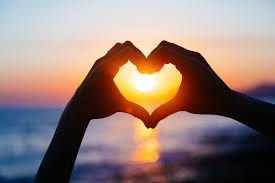
#> input picture Unidade 09/teste.png, 275 x 183 px
$ jupyter execute --allow-errors ls.ipynb
#> lines starting #> are read from the running program, lines starting #| are printed output that depends on the picture
## **Lista de Exercícios**

[cell 1]
import numpy as np

1- Crie um array de 1D com 10 elementos inteiros.

[cell 2]
arrayQuestao1 = np.array([1, 2, 3, 4, 5, 6, 7, 8, 9, 10])
print(arrayQuestao1)
print(arrayQuestao1.dtype)
print(arrayQuestao1.shape)

2- Crie um array de 2D (3x3) com números inteiros aleatórios.

[cell 3]
arrayQuestao2 = np.array([[1, 2, 3], [4, 5, 6], [7, 8, 9]])
print(arrayQuestao2)
print(arrayQuestao1.dtype)
print(arrayQuestao1.shape)

3- Crie um array de 3D (2x2x3) preenchido com zeros.

[cell 4]
arrayQuestao3 = np.zeros((2, 2, 3))
print(arrayQuestao3)
print(arrayQuestao1.dtype)
print(arrayQuestao1.shape)

4- Ache o valor máximo, mínimo e a soma de todos os elementos de um array 2D.

[cell 5]
arrayQuestao4 = np.array([[1, 2, 3], [4, 5, 6], [7, 8, 9]])
print(arrayQuestao4.max())
print(arrayQuestao4.min())
print(arrayQuestao4.sum())

5- Crie dois arrays de 1D e realize operações de soma, subtração, multiplicação e divisão entre eles.

[cell 6]
array1Questao5 = np.array([1, 2, 3])
array2Questao5 = np.array([4, 5, 6])
print(np.add(array1Questao5, array2Questao5))
print(np.subtract(array1Questao5, array2Questao5))
print(np.multiply(array1Questao5, array2Questao5))
print(np.divide(array1Questao5, array2Questao5))

6- Selecione elementos específicos de um array 2D (por exemplo, a primeira linha, segunda coluna).

[cell 7]
arrayQuestao6 = np.array([[1, 2, 3], [4, 5, 6], [7, 8, 9]])
print(arrayQuestao6[:1])

7- Fatie um array 3D para extrair um subarray.

[cell 8]
arrayQuestao7 = np.array([
    [
        [1, 2, 3],
        [4, 5, 6],
        [9, 10, 11]
    ],
    [
        [11, 12, 13],
        [14, 15, 16],
        [17, 18, 19]
    ]
])
print(arrayQuestao7[:1, :1])

8- Some um array 1D a um array 2D utilizando o conceito de broadcasting.

[cell 9]
array1Questao8 = np.array([1, 2, 3])
array2Questao8 = np.array([[1, 2, 3], [4, 5, 6], [7, 8, 9]])
print(array1Questao8 + array2Questao8)

9- Multiplique um array 2D por um escalar.

[cell 10]
array1Questao9 = np.array([[1, 2, 3], [4, 5, 6], [7, 8, 9]])
array2Questao9 = np.array([[10, 11, 12], [13, 14, 15], [16, 17, 18]])

print(np.dot(array1Questao9, array2Questao9))

10- Crie dois arrays 1D e concatene-os ao longo do eixo 0.

[cell 11]
array1Questao10 = np.array([1, 2, 3])
array2Questao10 = np.array([4, 5, 6])
print(np.concatenate((array1Questao10, array2Questao10), axis=0))

11- Empilhe dois arrays 2D vertical e horizontalmente.

[cell 12]
array1Questao11 = np.array([[1, 2, 3], [4, 5, 6], [7, 8, 9]])
array2Questao11 = np.array([[10, 11, 12], [13, 14, 15], [16, 17, 18]])
print(np.concatenate((array1Questao11, array2Questao11), axis=0))
print(np.concatenate((array1Questao11, array2Questao11), axis=1))

12- Divida um array 2D em três subarrays ao longo do eixo 1.

[cell 13]
arrayQuestao12 = np.array([[1, 2, 3], [4, 5, 6], [7, 8, 9]])
print(arrayQuestao12[:,:1])
print(arrayQuestao12[:,1:2])
print(arrayQuestao12[:,2:3])

13- Crie uma cópia de um array e altere alguns elementos na cópia.

[cell 14]
array1Questao13 = np.array([1, 2, 3, 4, 5])
array2Questao13 = np.copy(array1Questao13)
print(array2Questao13)
array2Questao13[4] = 6
print(array2Questao13)

14- Transponha um array 2D.

[cell 15]
arrayQuestao14 = np.array([[1, 2, 3], [4, 5, 6], [7, 8, 9]])
print(arrayQuestao14.transpose())

15- Calcule a média, mediana, variância e desvio padrão de um array.

[cell 16]
arrayQuestao15 = np.array([1, 2, 3, 4, 5])
print(arrayQuestao15.mean())
print(np.median(arrayQuestao15))
print(arrayQuestao15.var())
print(arrayQuestao15.std())

16- Calcule o produto de dois arrays 2D usando multiplicação matricial.

[cell 17]
array1Questao16 = np.array([[1, 2, 3], [4, 5, 6], [7, 8, 9]])
array2Questao16 = np.array([[10, 11, 12], [13, 14, 15], [16, 17, 18]])
print(np.multiply(array1Questao16, array2Questao16))

17- Carregue dados de um arquivo CSV em um array NumPy.

[cell 18]
import os
filename = os.path.join("dataset.csv")
#> (the rest of this cell did not finish here and is left out)

18- Acesse colunas e linhas específicas dos dados carregados.

#> (a cell that did not finish here is left out)

19- Carregue uma imagem em um array NumPy e converta-a para escala de cinza.

[cell 20]
from PIL import Image
import matplotlib.pyplot as plt
img = Image.open("teste.png")
#> img is the input picture: PIL image 275x183 RGB; mean R, G, B 148, 126.4, 120
gray_image = img.convert('L')
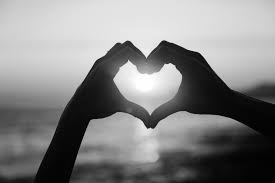
#> gray_image: PIL image 275x183 L; min 0, max 255, mean 132.1
arrayQuestao20 = np.array(gray_image)
img2 = Image.fromarray(arrayQuestao20)
plt.imshow(arrayQuestao20, cmap='gray')
